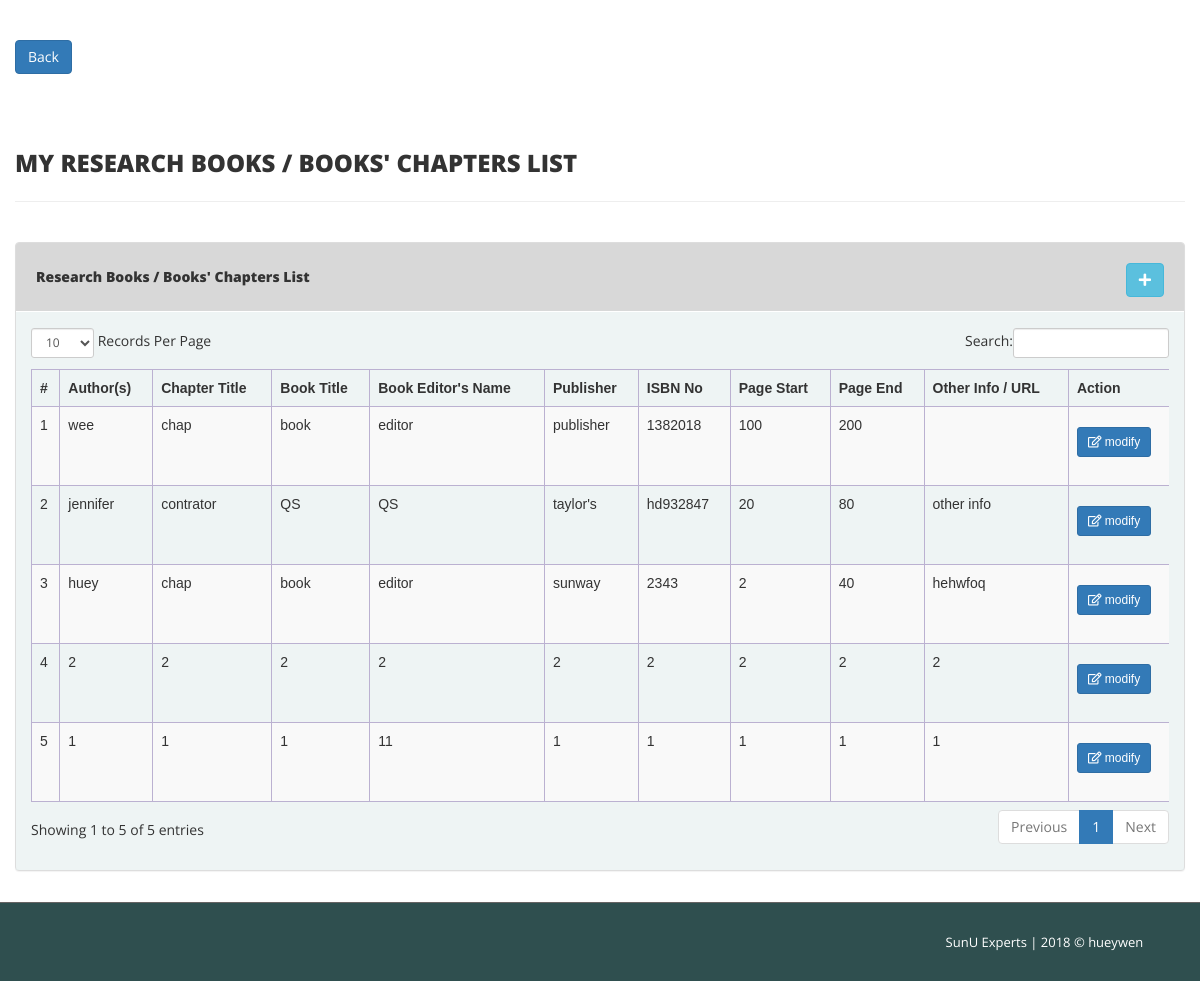
Page /fyp_HW/view-books-chaps-details.php (signed in) on the committed database.
### fyp_HW/view-books-chaps-details.php (the view, shortened to what this page needs)
<?php
include('inc/config.php');
if(strlen($_SESSION['user_ID'])==0)
{
    header('location:index.php');
}
else{
    ?>
    <!DOCTYPE html>
    <html xmlns="http://www.w3.org/1999/xhtml">
    <head>
        <link href="assets/assets/css/bootstrap.css" rel="stylesheet" />
        <link href="assets/assets/css/font-awesome.css" rel="stylesheet" />
        <link href="assets/assets/js/dataTables/dataTables.bootstrap.css" rel="stylesheet" />
        <link href="assets/assets/css/style.css" rel="stylesheet" />
        <link rel="stylesheet" href="https://use.fontawesome.com/releases/v5.5.0/css/all.css">
    </head>
    <body>
    <div class="content-wrapper">
        <div class="container-fluid">
            <a class="btn btn-primary" href="dashboard.php" role="button">Back</a> <br><br><br>
            <div class="row pad-botm">
                <div class="col-md-12">
                    <h3 class="header-line"> My Research Books / Books' Chapters List</h3>
                </div>
                <div class="row">
                </div>
            </div>
            <div class="row">
                <div class="col-md-12">
                    <div class="panel panel-default">
                        <div class="panel-heading" style="padding: 20px;" >
                             Research Books / Books' Chapters List
                            <a href="books-chaps.php">
                                <button type="submit"  class="btn btn-info btn- update" style="float: right;">
                                    <i class="fa fa-plus"></i>
                                </button>
                            </a>
                        </div>
                        <div class="panel-body">
                            <div class="table-responsive">
                                <table class="table table-striped table-bordered table-hover" id="dataTables-example">
                                    <thead>
                                    <tr>
                                        <th>#</th>
                                        <th>Author(s)</th>
                                        <th>Chapter Title</th>
                                        <th>Book Title</th>
                                        <th>Book Editor's Name</th>
                                        <th>Publisher</th>
                                        <th>ISBN No</th>
                                        <th>Page Start</th>
                                        <th>Page End</th>
                                        <th>Other Info / URL</th>
                                        <th>Action</th>
                                    </tr>
                                    </thead>
                                    <tbody>
                                    <?php
                                    $user_ID = $_SESSION['user_ID'];
                                    $sql = "SELECT * from `books-chaps` where user_ID = $user_ID order by id desc;";
                                    $query = $dbh -> prepare($sql);
                                    $query->execute();
                                    $results=$query->fetchAll(PDO::FETCH_OBJ);
                                    $cnt=1;
                                    if($query->rowCount() > 0) {
                                        foreach($results as $result) {
                                            ?>
                                            <tr class="odd gradeX">
                                                <td class="center"><?php echo htmlentities($cnt);?></td>
                                                <td class="center"><?php echo htmlentities($result->authors);?></td>
                                                <td class="center"><?php echo htmlentities($result->chapTitle);?></td>
                                                <td class="center"><?php echo htmlentities($result->bookTitle);?></td>
                                                <td class="center"><?php echo htmlentities($result->bookEditor);?></td>
                                                <td class="center"><?php echo htmlentities($result->publisher);?></td>
                                                <td class="center"><?php echo htmlentities($result->isbn_no);?></td>
                                                <td class="center"><?php echo htmlentities($result->pageStart);?></td>
                                                <td class="center"><?php echo htmlentities($result->pageEnd);?></td>
                                                <td class="center"><?php echo htmlentities($result->otherInfo_url);?></td>
                                                <td class="center">
                                                    <form action="manage-bookChaps.php"  method="get">
                                                        <button style="margin-top: 12px;" type="submit" class="btn btn-primary btn-sm update"><i class="far fa-edit"></i> modify</button>
                                                    </form>
                                                    <br/>
                                                </td>
                                            </tr>
                                            <?php $cnt=$cnt+1;}} ?>
                                    </tbody>
                                </table>
                            </div>
                        </div>
                    </div>
                </div>
            </div>
        </div>
    </div>
    <footer class="bottom">
        <section class="footer-section float-right">
            SunU Experts | 2018 &copy hueywen  &nbsp;
        </section>
    </footer>
    </body>
    </html>
<?php } ?>

### fyp_HW/assets/assets/css/style.css (style rules this page uses)
.content-wrapper { margin-top: 40px; min-height:800px; padding-bottom:90px; }
.header-line { font-weight:900; padding-bottom:25px; border-bottom:1px solid #eeeeee; text-transform:uppercase; }
.pad-botm { padding-bottom:30px; }
.footer-section { padding: 25px 50px 25px 50px; color: #000; font-size: 13px; background-color: #33333326; text-align: right; border-top: 1px solid #666464; }
.panel { background-color: #f0f0f0; }
.panel-default > .panel-heading { color: #333; font-weight: 800; background-color: #d8d8d8; border-color: #fff; }
table { font-family: 'Poppins', sans-serif; }
table.table-bordered { border:1px solid #bbb1d1; margin-top:20px; }
table.table-bordered > thead > tr > th { border:1px solid #bbb1d1; }
table.table-bordered > tbody > tr > td { border:1px solid #bbb1d1; }
.panel-body { background-color: #e6fbfc4d; }

### fyp_HW/view-books-chaps-details.php (style rules this page uses)
.footer-section { position: fixed; left: 0; bottom: 0; width: 100%; background-color: darkslategrey; color: white; text-align: right; }

### rows in the picture
books-chaps: authors "wee", chapTitle "chap", bookTitle "book", bookEditor "editor", publisher "publisher", isbn_no "1382018", pageStart "100", pageEnd "200"
books-chaps: authors "jennifer", chapTitle "contrator", bookTitle "QS", bookEditor "QS", publisher "taylor's", isbn_no "hd932847", pageStart "20", pageEnd "80", otherInfo_url "other info"
books-chaps: authors "huey", chapTitle "chap", bookTitle "book", bookEditor "editor", publisher "sunway", isbn_no "2343", pageStart "2", pageEnd "40", otherInfo_url "hehwfoq"
books-chaps: authors "2", chapTitle "2", bookTitle "2", bookEditor "2", publisher "2", isbn_no "2", pageStart "2", pageEnd "2", otherInfo_url "2"
books-chaps: authors "1", chapTitle "1", bookTitle "1", bookEditor "11", publisher "1", isbn_no "1", pageStart "1", pageEnd "1", otherInfo_url "1"
